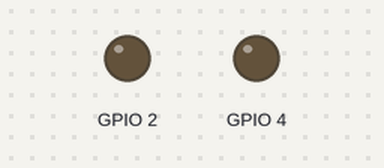
Simulated run of this sketch. Board: ESP32. Parts: output pins drawn as LEDs (lit = HIGH).

Above: at 0.15 s.
At 10.96 s:
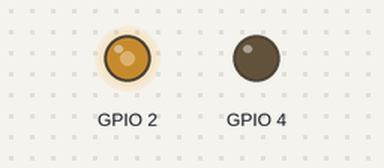
At 19.98 s:
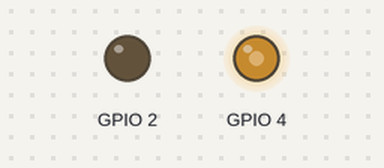
At 39.81 s:
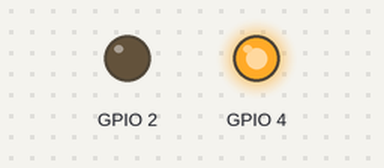
Timing chart, 0 to 40.0 s (numbered marks = the images above):
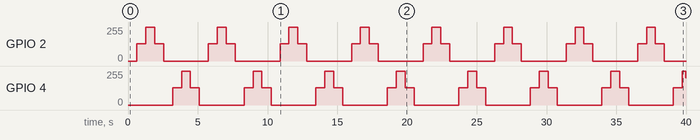

Measured:
- by itself, GPIO 2: repeats every 5.1 s: 255/255 0.64 s, 128/255 0.65 s, 0/255 3.2 s, 128/255 0.64 s
- by itself, GPIO 4: 0/255 → 128/255 at 3.2 s, → 255/255 0.64 s later, → 128/255 0.64 s later, → 0/255 0.65 s later, … (31 changes in this stretch)

The sketch:

pwm_esp32.ino
```cpp
int freq=5000;
int ledchannel1=0;
int resolution =8;
int ledchannel2=1;
void setup() {
  ledcSetup(ledchannel1,freq,resolution);
  ledcSetup(ledchannel2,freq,resolution);
  ledcAttachPin(2,ledchannel1);
  ledcAttachPin(4,ledchannel2);


}

void loop() {
  for(int i=0;i<=255;i++){
    ledcWrite(ledchannel1,i);
    delay(5);
  }
  for(int i=255;i>=0;i--){
    ledcWrite(ledchannel1,i);
    delay(5);}

  for(int j=0;j<=255;j++){
    ledcWrite(ledchannel2,j);
    delay(5);
  }
  for(int j=255;j>=0;j--){
    ledcWrite(ledchannel2,j);
    delay(5);}

  }
```
